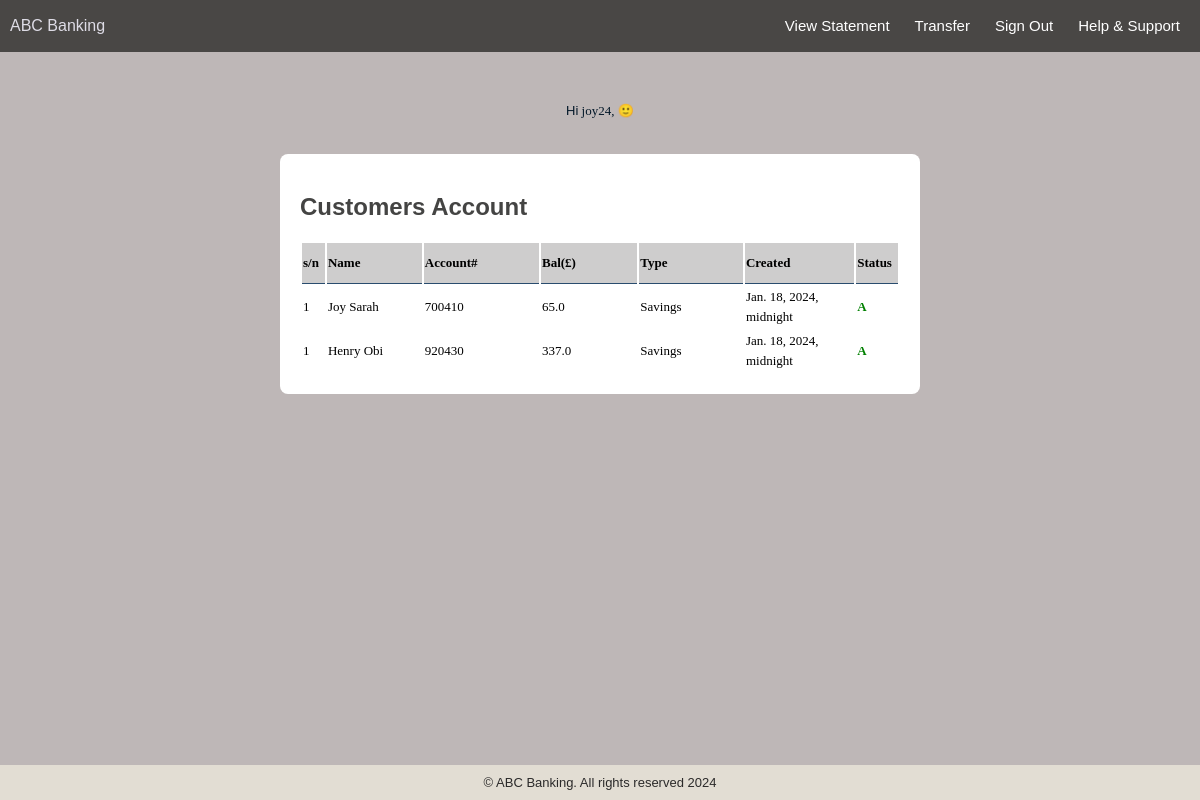
Page /Bank_app/accview (signed in) on the committed database.
### Bank_app/models.py (models this page shows)
class Account(models.Model):
    aDate = models.DateTimeField()
    status = models.BooleanField(default=False)
    accountNumber = models.IntegerField()
    balance = models.FloatField()
    accountType = models.CharField(max_length=20)
    accountCount = models.IntegerField()
    aUser = models.ForeignKey(User, on_delete=models.CASCADE)

### Bank_app/views.py (the view, shortened to what this page needs)
# urls.py: path("accview", views.Account_View.as_view(), name="accountview"),
@method_decorator(login_required(login_url='adminpg'), name='dispatch')
class Account_View(View):
    def get(self, request):
        allaccounts = Account.objects.select_related('aUser__userprofile').all()
        return render(request, "Bank_app/account_view.html", {"allaccounts":allaccounts})

### Bank_app/templates/Bank_app/account_view.html (shortened to what this page needs)
{% load static %}
<!DOCTYPE html>
<html lang="en">
<head>
    <link rel="stylesheet" type="text/css" href="{% static "Bank_app/ui.css" %}">
</head>
<body>
    {% include 'Bank_app/header.html' %}
    {% include 'Bank_app/normal_super_user.html' %}
    <div id="main-container">
        <h2>Customers Account </h2>
        <table>
            <tr>
              <th class="sizeAcc">s/n</th>
              <th class="tl_header">Name</th>
              <th class="tl_header">Account#</th>
              <th class="tl_header">Bal(£)</th>
              <th class="tl_header">Type</th>
              <th class="tl_header">Created</th>
              <th class="sizeAcc">Status</th>
            </tr>
            {% for account in allaccounts %}
            <tr class="trData">
              <td>1</td>
              <td>{{ account.aUser.first_name}}</td>
              <td>{{ account.accountNumber}}</td>
              <td>{{ account.balance}}</td>
              <td>{{ account.accountType}}</td>
              <td>{{ account.aDate}}</td>
              <td>
                {% if account.status == 1 %}
                    <a href="{% url 'accountedit' account.aUser_id  %}" style="color: green; font-weight: bold; font-family: Verdana; text-decoration: none;"> A </a>
                {% else %}
                    <a href="{% url 'accountedit' account.aUser_id %}" style="color: rgb(236, 5, 5); font-weight: bold; font-family: Verdana; text-decoration: none;">D </a>
                {% endif %}
              </td>
            </tr>
            {% endfor %}
          </table>
    </div>
    {% include 'Bank_app/footer.html' %}
</body>
</html>

### Bank_app/templates/Bank_app/normal_super_user.html
<p style="font-size: small; display: block; color: rgb(4, 24, 41);"> Hi<span style="font-family:Impact;">
    {% if request.user.is_superuser %}
        {{ request.user.username }}, (S)
    {% else %}
        {{ request.user.username }},
    {% endif %}
    &#128578;</span></p>

### Bank_app/static/Bank_app/ui.css (style rules this page uses)
body { background-color: rgb(190, 183, 183); margin: 0; padding: 0; display: flex; flex-direction: column; align-items: center; min-height: 100vh; }
#main-container { background-color: rgb(255, 255, 255); padding: 20px; border-radius: 8px; width: 80%; max-width: 600px; margin: 20px auto; }
h2 { font-family: 'Arial Black', sans-serif; color: #444443; }
p { font-family: Arial, Helvetica, sans-serif; text-align: justify; line-height: 1.5em; }
.trData { font-family: 'Lucida Sans', 'Lucida Sans Regular', 'Lucida Grande', 'Lucida Sans Unicode'; font-size: small; line-height: 20px; }
.tl_header { background-color: #cecdcd; line-height: 38px; font-size: small; font-family: 'Lucida Sans', 'Lucida Sans Regular', 'Lucida Grande', 'Lucida Sans Unicode'; border-bottom: 1px solid #294c6e; text-align: left; width: 3%; }
.sizeAcc { line-height: 38px; background-color: #cecdcd; font-size: small; font-family: 'Lucida Sans', 'Lucida Sans Regular', 'Lucida Grande', 'Lucida Sans Unicode'; border-bottom: 1px solid #294c6e; text-align: left; width: 0.25%; }

### rows in the picture
Account: aUser.first_name "Joy Sarah", accountNumber "700410", balance "65.0", accountType "Savings", aDate "Jan. 18, 2024, midnight", status "A"
Account: aUser.first_name "Henry Obi", accountNumber "920430", balance "337.0", accountType "Savings", aDate "Jan. 18, 2024, midnight", status "A"

### other values in the picture
{{ request.user.username }} "joy24"
